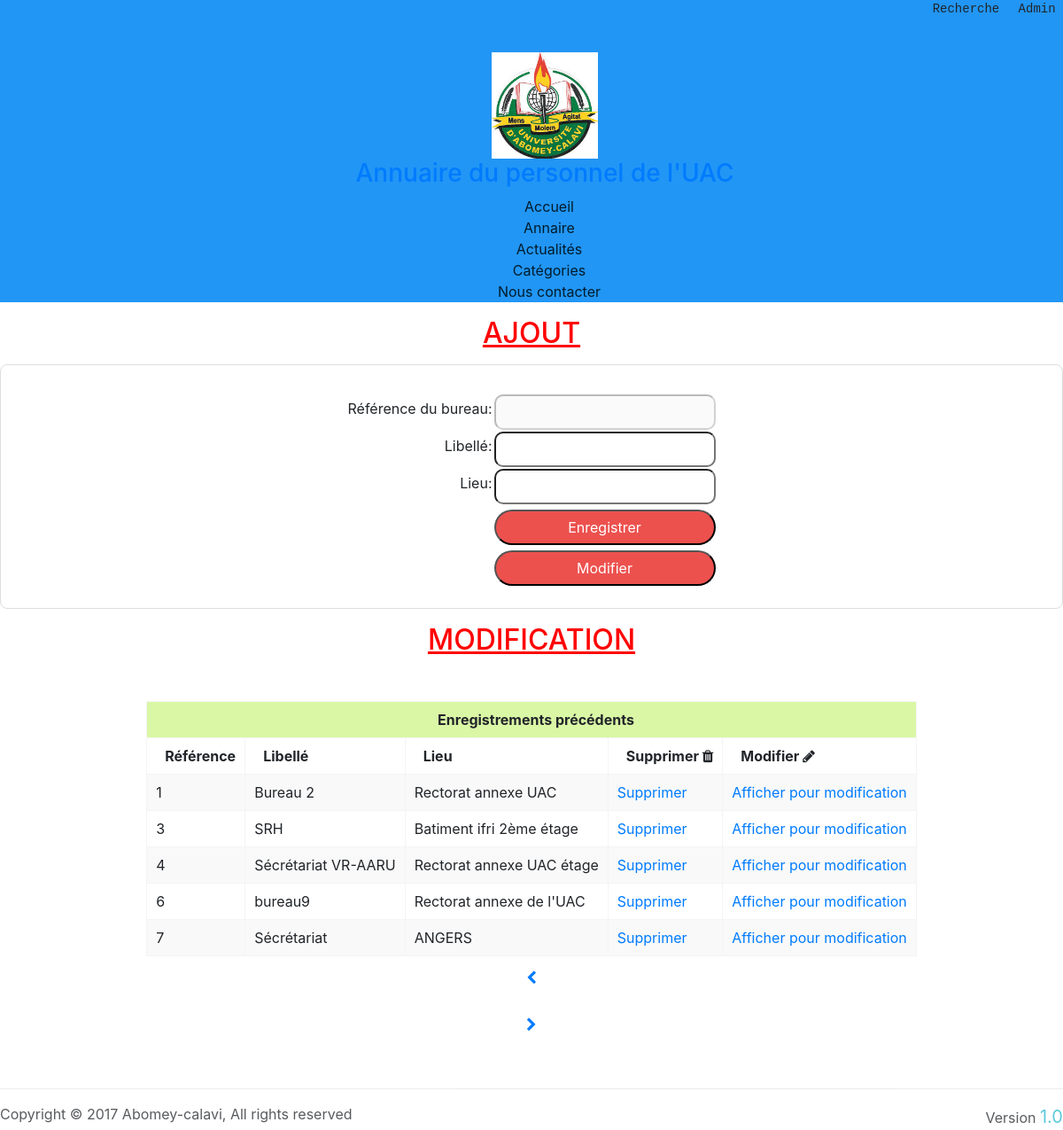
The page /admin_bureau.php on the database its author committed.
### tables this page shows
CREATE TABLE IF NOT EXISTS `bureau` (
  `RefBureau` int(11) NOT NULL AUTO_INCREMENT,
  `LibelBureau` varchar(255) NOT NULL,
  `LieuBureau` varchar(255) NOT NULL,
  PRIMARY KEY (`RefBureau`)
);

### admin_bureau.php (the view, shortened to what this page needs)
<?php
$bdd = new PDO('mysql:host=localhost;dbname=annuaire;charset=utf8', 'root', '');
$tout = $bdd->query('SELECT * FROM BUREAU ');
?>
<html>
<head>
	<link rel="stylesheet" type="text/css" href="CSS/style.css">
</head>
<body>
<div style="text-align: center;">
	<h2>AJOUT</h2>
	<p>
		<div id="block">
			<br>
				<form method="POST"> <center>
					<table>
						<tr>
							<td align="right">
								<label>Référence du bureau:</label>
							</td>
							<td>
								<input type="text" disabled='disabled' name="ref"  value="<?php if(isset($q)) { echo $q['RefBureau']; }  ?>">
							</td>
						</tr>
						<tr>
							<td align="right">
								<label>Libellé:</label>
							</td>
							<td>
								<input type="text" name="libelle" value="<?php if(isset($q)) { echo $q['LibelBureau']; }  ?>">
							</td>
						</tr>
						<tr>
							<td align="right">
								<label>Lieu:</label>
							</td>
							<td>
								<input type="text" name="lieu" value="<?php if(isset($q)) { echo $q['LieuBureau']; }  ?>">
							</td>
						</tr>
							<td>
							</td>
							<td>
							</td>
							<td>
							</td>
							<td>
							</td>
						<tr>
							<td>
							</td>
							<td>
								<input type="submit" name="valider" value="Enregistrer">
							</td>
						</tr>
							<td>
							</td>
							<td>
							</td>
							<td>
							</td>
							<td>
							</td>
						<tr>
							<td>
							</td>
							<td>
								<input onclick="if(confirm('Vous etes sur le point de modifier ses informations. Voulez-vous continuer ?')){ document.location.href = url;} else {return false}" type="submit" name="modifier" value="Modifier">
							</td>
						</tr>
					</table></center>
				</form>
		</div>
	</p>
	<p>
		<h2>MODIFICATION</h2>
	    <table class="previous" align="center">
					<thead>
						<tr align="center" >
							<th colspan='5' bgcolor="#DAF7A6">Enregistrements précédents</th>
						</tr>
						<tr>
							<th>Référence</th>
							<th>Libellé</th>
							<th>Lieu</th>
							<th>Supprimer
								<i class="fa fa-trash" aria-hidden="true"></i>
							</th>
							<th>Modifier
								<i class="fa fa-pencil" aria-hidden="true"></i>
							</th>
						</tr>
					</thead>
					<tbody>
					<?php
					while ($personne = $tout->fetch()) {
						?>
						<tr>
							<td> <?= $personne['RefBureau'] ?> </td>
							<td> <?= $personne['LibelBureau'] ?> </td>
							<td> <?= $personne['LieuBureau'] ?> </td>
							<td>
								<a onclick="if(confirm('Etes vous sur de bien vouloir supprimer cet enregistrement ?')){ document.location.href = url;} else {return false}"  href="admin_bureau.php?supprime=<?= $personne['RefBureau'] ?>">Supprimer
					    		</a>
							</td>
							<td>
								<a href="admin_bureau.php?affiche=<?= $personne['RefBureau'] ?>">Afficher pour modification
								</a>
							</td>
						</tr>
				<?php    }   ?>
					</tbody>
					</table>
	</p>
</div>
<div align="center">
	<a href="admin_service.php" title="Retourner à l'accueil de l'administrateur"><i class="fa fa-chevron-left" aria-hidden="true"></i>
	</a><pre>    </pre>
	<a href="affectation.php" title="Gestion des actualités"><i class="fa fa-chevron-right" aria-hidden="true"></i>
	</a>
</div>
</body>
</html>

### appli_GesAnnuaire/CSS/style.css (style rules this page uses)
body { text-align: center; }
h2 { color: #ff5733 ; text-decoration: underline; font-weight: bold; text-align: center; }
input,select { border-radius: 10px; outline: 0; width: 250px; }
a { text-decoration: none; }
span { color: #f2351b ; font-style: italic; font-size: 20px; }
input[type="submit"] { padding: 0.15em 0.5em 0.2em; border-radius: 20px; background-color: #ec514e; color: #fff; height: 40px; }
input[type="text"],input[type="search"],input[type="file"],input[type="password"],input[type="mail"],input[type="number"],input[type="date"] { height: 40px; }
#block { margin-top: 15px; text-align: center; border: 0.5px solid #DEDEDF; padding: 8px; border-radius: 8px; }
table.previous { border-collapse: collapse; margin-top: 50px; }
table.previous th,table.previous td { border: 0.8px solid #F4F4F4; padding: 10px }
table.previous th,table.previous td:hover { border: 0.8px solid #F4F4F4; padding-left: 20px }
table.previous tbody tr:nth-child(even) { background-color: #FFFFFF; }
table.previous tbody tr:nth-child(odd) { background-color: #F9F9F9; }

### rows shown on the page
bureau: RefBureau "1", LibelBureau "Bureau 2", LieuBureau "Rectorat annexe UAC"
bureau: RefBureau "3", LibelBureau "SRH", LieuBureau "Batiment ifri 2ème étage"
bureau: RefBureau "4", LibelBureau "Sécrétariat VR-AARU", LieuBureau "Rectorat annexe UAC étage"
bureau: RefBureau "6", LibelBureau "bureau9", LieuBureau "Rectorat annexe de l'UAC"
bureau: RefBureau "7", LibelBureau "Sécrétariat", LieuBureau "ANGERS"
